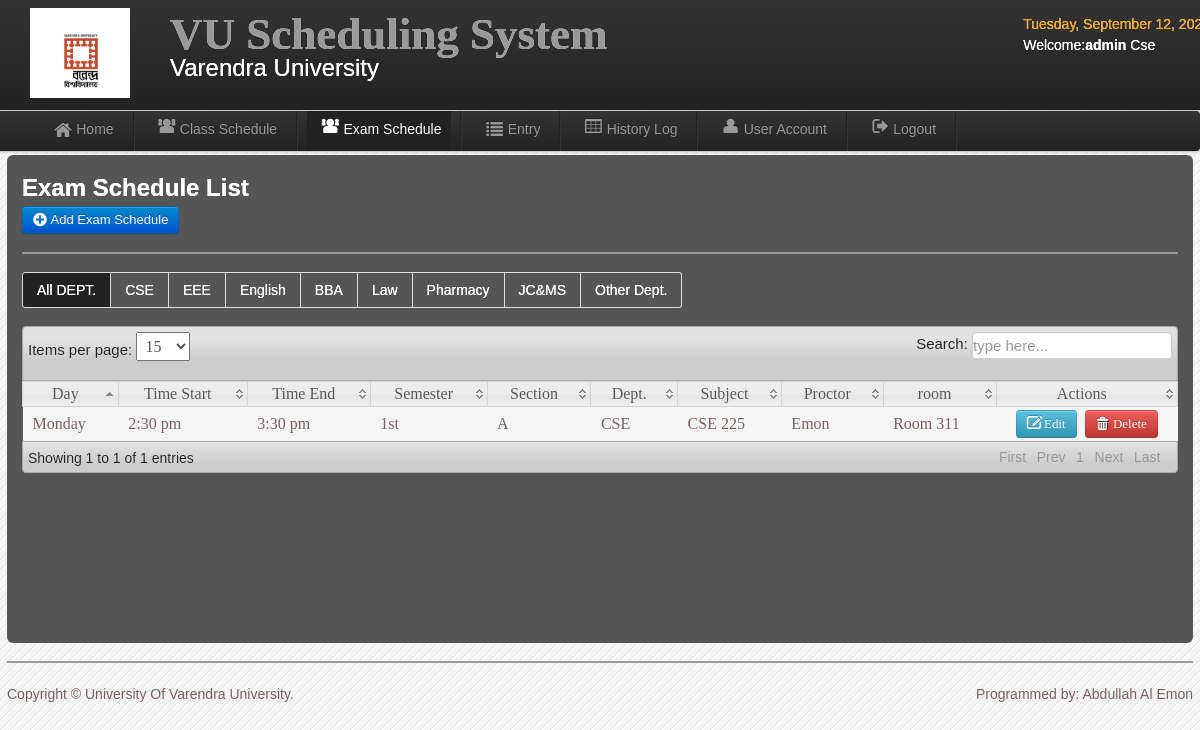
The app's page /admin/exam_schedule.php (signed in) with its own data.
### tables this page shows
CREATE TABLE `users` (
  `User_id` int(11) NOT NULL,
  `UserName` varchar(20) NOT NULL,
  `Password` varchar(20) NOT NULL,
  `User_Type` varchar(20) NOT NULL,
  `FirstName` varchar(30) NOT NULL,
  `LastName` varchar(30) NOT NULL,
  `College` varchar(20) NOT NULL
);

CREATE TABLE `schedule` (
  `schedule_id` int(11) NOT NULL,
  `semester` varchar(10) NOT NULL,
  `sy` varchar(20) NOT NULL,
  `CYS` varchar(100) NOT NULL,
  `subject` varchar(50) NOT NULL,
  `teacher` varchar(50) NOT NULL,
  `room` varchar(20) NOT NULL,
  `day` varchar(100) NOT NULL,
  `time` varchar(20) NOT NULL,
  `time_end` varchar(50) NOT NULL,
  `type` varchar(20) NOT NULL,
  `day1` varchar(20) NOT NULL
);

### admin/session.php (called while the page is built, shortened)
<?php
        $id_session=$_SESSION['id'];
?>

### admin/exam_schedule.php (the view, shortened to what this page needs)
<?php include('session.php'); include('header.php'); include('dbcon.php') ?>
<body>
<?php include('nav-top1.php'); ?>
    <div class="navbar navbar-fixed-top1">
    <div class="navbar-inner">
    <div class="container">
	<div class="marg">
    <ul class="nav">
  <li>
    <a href="home.php"><i class="icon-home icon-large"></i>Home</a>
  </li>
   <li class="divider-vertical"></li>
  <li><a href="schedule.php"><i class="icon-group icon-large"></i>Class Schedule</a></li>
   <li class="divider-vertical"></li>
    <li class="active"><a href="exam_schedule.php"><i class="icon-group icon-large"></i>Exam Schedule</a></li>
   <li class="divider-vertical"></li>
  <li><a href="record.php"><i class="icon-list icon-large"></i>Entry</a></li>
   <li class="divider-vertical"></li>
  <li><a href="history_log.php"><i class="icon-table icon-large"></i>History Log</a></li>
     <li class="divider-vertical"></li>
  <li><a href="user_account.php"><i class="icon-user icon-large"></i>User Account</a></li>
  <li class="divider-vertical"></li>
  <li><a id="logout" data-toggle="modal" href="#myModal"><i class="icon-signout icon-large"></i>Logout</a></li>
   <li class="divider-vertical"></li>
</ul>
    </div>
    </div>
    </div>
    </div>
<div class="wrapper">
<div id="element" class="hero-body-schedule">
<h2><font color="white">Exam Schedule List</font></h2>
	<a class="btn btn-primary"  href="add_exam.php">  <i class="icon-plus-sign icon-large"></i>&nbsp;Add Exam Schedule</a>
	<hr>
	<div class="pagination">
  <ul>
    <li class="active"><a href="exam_schedule.php"><font color="white">All DEPT.</font></a></li>
    <li>
      <a href="exam_BSIS.php"><font color="white">CSE</font></a>
    </li>
    <li><a href="exam_BSCE.php"><font color="white">EEE</font></a></li>
    <li><a href="exam_BSHRM.php"><font color="white">English</font></a></li>
    <li><a href="exam_BSIT.php"><font color="white">BBA</a></font></li>
    <li><a href="exam_AB.php"><font color="white">Law</font></a></li>
    <li><a href="exam_BEED.php"><font color="white">Pharmacy</font></a></li>
    <li><a href="exam_BSED.php"><font color="white">JC&MS</font></a></li>
    <li><a href="exam_GS.php"><font color="white">Other Dept.</font></a></li>
  </ul>
</div>
<table class="users-table">
<div class="demo_jui">
		<table cellpadding="0" cellspacing="0" border="0" class="display" id="log" class="jtable">
			<thead>
				<tr>
				<th>Day</th>
				<th>Time Start</th>
				<th>Time End</th>
				<th>Semester</th>
				<th>Section</th>
				<th>Dept.</th>
				<th>Subject</th>
				<th>Proctor</th>
				<th>room</th>
				<th>Actions</th>
				</tr>
			</thead>
			<tbody>
<?php $result=mysqli_query($conn,"select * from schedule where type='exam'")or die(mysqli_error());
while($row=mysqli_fetch_array($result)){ $id=$row['schedule_id'];
?>
<tr class="del<?php echo $id ?>">
	<td><?php echo $row['day'];?></td>
	<td><?php echo $row['time'];?></td>
	<td><?php echo $row['time_end'];?></td>
	<td><?php echo $row['semester'];?></td>
	<td><?php echo $row['sy'];?></td>
	<td><?php echo $row['CYS'];?></td>
	<td><?php echo $row['subject'];?></td>
	<td><?php echo $row['teacher'];?></td>
	<td><?php echo $row['room'];?></td>
	<td align="center" width="160">
	<a class="btn btn-info" href="edit_exam.php<?php echo '?id='.$id; ?>"><i class="icon-edit icon-large"></i>&nbsp;Edit</a>&nbsp;
	<a class="btn btn-danger1"  id="<?php echo $id; ?>">  <i class="icon-trash icon-large"></i>&nbsp;Delete</a>
</td>
<?php } ?>
	</tr>
			</tbody>
		</table>
	</div>
<?php include('footer.php');?>
</div>
</body>

### admin/nav-top1.php
	<div class="navbar navbar-fixed-top">
	<div class="navbar-inner">
	<div class="container">
		<a class="branded">
		<img src="img/vu.jpg" width="100" height="90">
 	</a>
	<a class="brand">
	 <h1>VU Scheduling System</h1>
	 <div class="chmsc_nav"><font size="5" style="Bookman Old Style" color="white">Varendra University</font></div>
 	</a>
<div class="time_top">
<font color="orange">
  <?php
 $Today=date('y:m:d');
$new=date('l, F d, Y',strtotime($Today));
echo $new; ?>
</font>
<?php
$logout_query=mysqli_query($conn,"select * from users where User_id=$id_session");
$row=mysqli_fetch_array($logout_query);
$type=$row['User_Type'];
?>
<p><font color="white">Welcome:<b><?php echo $type;?></b>
<?php echo $row['College'] ?></p></font>
</div>
	</div>
	</div>
	</div>

### admin/css/style.css (style rules this page uses)
* { margin:0; padding:0; }
body { font-family:"Trebuchet MS", "Myriad Pro", Arial, sans-serif; font-size:14px; background:#f4f4f4 url(../img/bg.gif) repeat top left; color:rgb(121, 94, 94); text-shadow:0px 0px 0px #fff;; }
h1 { font-size:45px; }
a { color:#777; }
p { padding:5px 0px; }
.wrapper { width:1186px; margin:10px auto; min-height:550px; }

### admin/css/datatable/demo_table_jui.css (style rules this page uses)
table.display thead th { cursor: pointer; padding: 3px 0 3px 10px; }
table.display { border-collapse: collapse; clear: both; margin: 0 auto; width: 100%; }
table.display td { padding: 3px 10px; }
tr.odd { background-color: #F5F5F5; }
tr.odd td.sorting_1 { background-color: F5F5F5; }

### records on screen
users: User_Type "admin", College "Cse"
schedule: day "Monday", time "2:30 pm", time_end "3:30 pm", semester "1st", sy "A", CYS "CSE", subject "CSE 225", teacher "Emon", room "Room 311"
